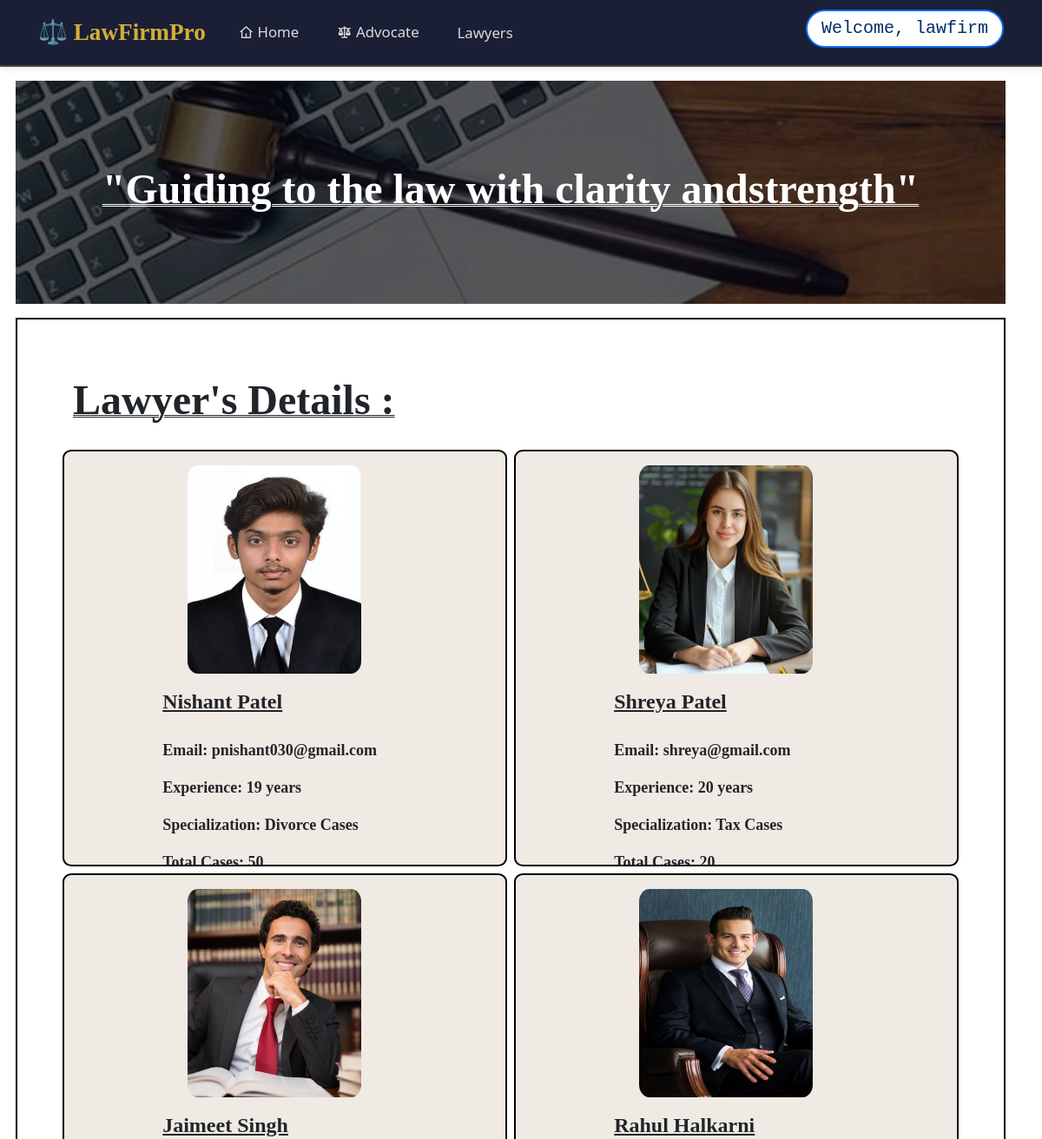
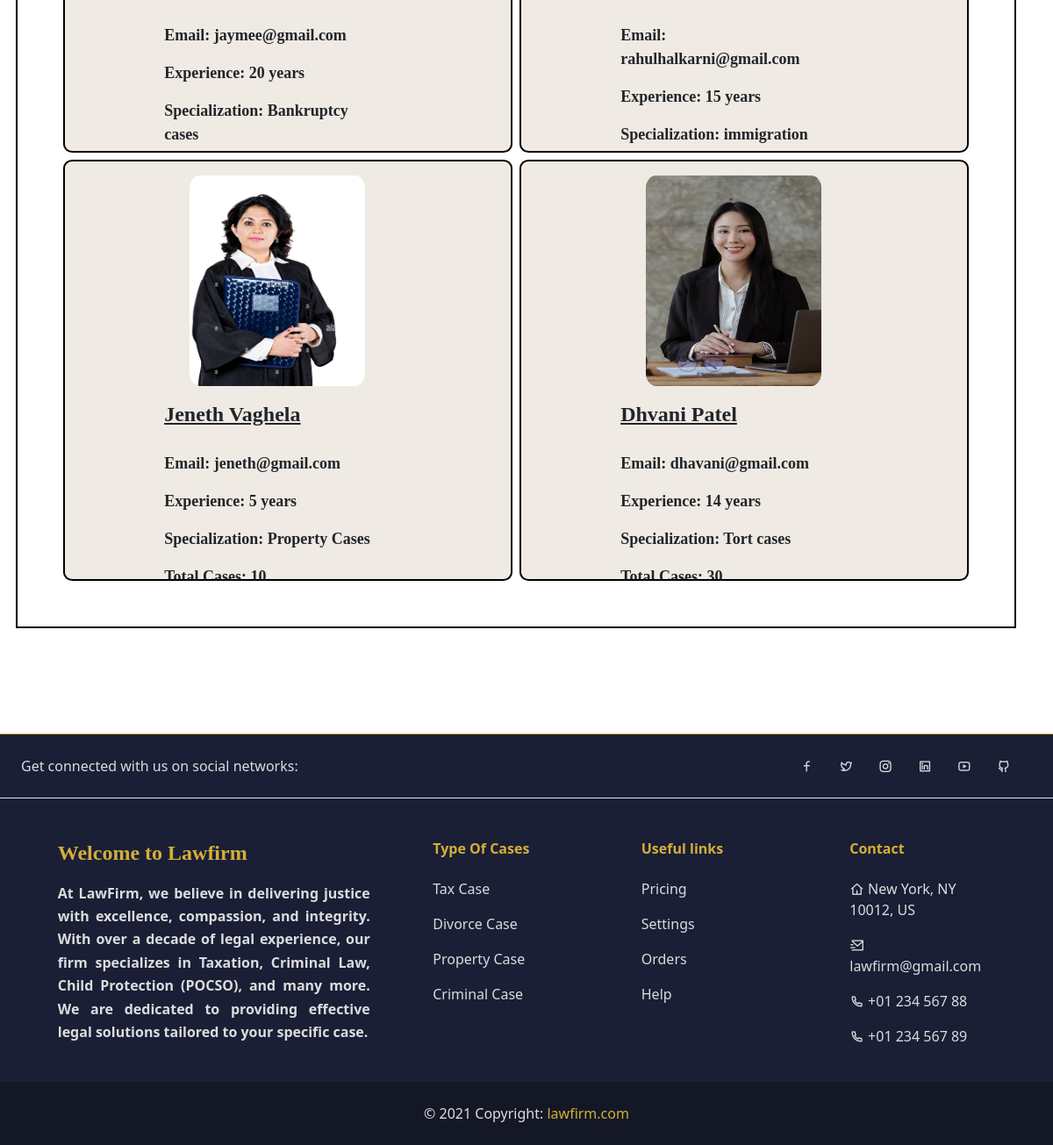
Page /lawyers/ (signed in) on the committed database (2 pictures, top to bottom).
### lawfirmapp/models.py (models this page shows)
class Lawyerdetails(models.Model):
    name = models.CharField(max_length=100)
    email = models.EmailField()
    yearofexperience = models.IntegerField()
    specialization = models.CharField(max_length=100)
    totalcases = models.IntegerField()
    description = models.CharField(max_length=300)
    image = models.ImageField(upload_to='lawyerimg/',blank=True,null=True)

### lawfirmapp/views.py (the view)
# urls.py: path('lawyers/', views.lawyers, name='lawyers'),
@login_required(login_url='login')
def lawyers(request):
    lawyers = Lawyerdetails.objects.all()
    return render(request, "lawyers.html", {'lawyers': lawyers})

### registrationapp/templates/lawyers.html (shortened to what this page needs)
{% include 'base1.html' %}
{%block content%}
    <div class="container mt-3">
        <div class="jumbotron">
            <div class="row">
                <div class="row p-5 bg-success-subtle "
                    style="background-image:radial-gradient(circle at 50% 50%, rgba(0, 0, 0, 0.650), rgba(0, 0, 0, 0.650)),  url(../static/images/background.webp); background-size: cover;background-position: center;">
                    <h1 class=" p-5 " style="  color: white;text-align: center;font-size: xxx-large;font-family: 'remixicon';font-weight: 800;text-decoration-line: underline;
    text-decoration-style: double;text-decoration-thickness: from-font;  ">"Guiding to the law with clarity
                        andstrength"</h1>
                </div>
                <div class="row p-5 mt-3" style="border: 2px solid black">
                    <h1 class=" p-3" style="text-align:left;font-size: xxx-large;font-family: 'remixicon';font-weight: 800;text-decoration-line: underline;
    text-decoration-style: double;text-decoration-thickness: from-font;  ">Lawyer's Details :</h1>
                    {% for lawyer in lawyers %}
                    <div class="col-md-6 px-0">
                        <div class="card card-body m-1 "
                            style="border-radius: 2%;border: 2px solid black;height:60vh;overflow: hidden; background-color: rgba(236, 231, 222, 0.847);">
                            <div class="row">
                                <div class="row d-flex justify-content-center align-items-center gap-2">
                                    <div class="col-md-5 p-0" style="width:200px; height: 240px;overflow: hidden">
                                        {% if lawyer.image %}
                                        <img src="{{ lawyer.image.url }}" alt="no img"
                                            style="border-radius:6%;width:200px; height: 240px;background-position: center;" />
                                        {% endif %}
                                    </div>
                                    <div class="col-md-7"
                                        style="height:250px ;font-size: medium;font-weight: 600; padding: 10px 15px 0px 10px;font-family:'Times New Roman', Times, serif ">
                                        <h3
                                            style="font-size: x-large;font-weight: 600;font-family: 'remixicon';text-decoration: underline;text-transform: capitalize; padding-bottom: 20px; ">
                                            {{ lawyer.name }}</h3>
                                        <p style="font-size:large;">Email: {{ lawyer.email }}</p>
                                        <p style="font-size: large;">Experience: {{ lawyer.yearofexperience }} years
                                        </p>
                                        <p style="font-size: large;">Specialization: {{ lawyer.specialization }}</p>
                                        <p style="font-size: large;">Total Cases: {{ lawyer.totalcases }}</p>
                                    </div>
                                </div>
                            </div>
                        </div>
                    </div>
                    {% endfor %}
                </div>
            </div>
        </div>
    </div>
    {%endblock%}
    {% include 'footer.html' %}

### registrationapp/templates/base1.html (shortened to what this page needs)
<!DOCTYPE html>
<html lang="en">
<head>
    <link href="https://cdn.jsdelivr.net/npm/bootstrap@5.3.6/dist/css/bootstrap.min.css" rel="stylesheet"
>
    <link rel="stylesheet" href="https://cdnjs.cloudflare.com/ajax/libs/remixicon/4.6.0/remixicon.css"
 />
</head>
<body>
    <nav class="navbar navbar-expand-lg"
        style="background-color:#1a1f36; border-bottom: 2px solid #444; padding: 0.5rem 1rem; box-shadow: 0 2px 8px rgba(0,0,0,0.1);">
        <div class="container-fluid mx-3">
            {%if user.is_authenticated %}
            <h4 class="navbar-brand mt-2" href=""
                style="font-size: 1.7rem; font-family: Georgia, serif; font-weight: bold; color: #d4af37; ">
                ⚖️ LawFirmPro
            </h4>
             <div class="collapse navbar-collapse" id="navbarSupportedContent">
                <ul class="navbar-nav me-auto mb-2 mb-lg-0"
                    style="font-size: 1.05rem; font-family: 'Segoe UI', sans-serif; display: flex; justify-content: space-around; align-items: center; width: 30vw;">
                    <li class="nav-item">
                        <a class="nav-link active " aria-current="page" href="{% url 'home' %}"
                            style="font-weight: 500;color: #dcdcdc;">
                            <i class="ri-home-4-line"></i> Home
                        </a>
                    </li>
                    <li class="nav-item">
                        <a class="nav-link active " aria-current="page" href="{% url 'lawfirm' %}"
                            style="font-weight: 500;color: #dcdcdc;">
                            <i class="ri-scales-3-fill"></i> Advocate
                        </a>
                    </li>
                    <li class="nav-item">
                        <a class="nav-link active " aria-current="page" href="{% url 'lawyers' %}"
                            style="font-weight: 500;color: #dcdcdc;">Lawyers
                        </a></li>
                </ul>
            </div>
            <h5
                class="user border px-3 py-2 border-2 rounded-5 border-primary text-primary-emphasis bg-body font-monospace">
                Welcome, {{user.username}}</h5>
            {%endif%}
        </div>
    </nav>
</body>
</html>

### rows in the picture
Lawyerdetails: image (picture), name "Nishant Patel", email "pnishant030@gmail.com", yearofexperience "19", specialization "Divorce Cases", totalcases "50"
Lawyerdetails: image (picture), name "Shreya Patel", email "shreya@gmail.com", yearofexperience "20", specialization "Tax Cases", totalcases "20"
Lawyerdetails: image (picture), name "Jaimeet Singh", email "jaymee@gmail.com", yearofexperience "20", specialization "Bankruptcy cases"
Lawyerdetails: image (picture), name "Rahul Halkarni", email "rahulhalkarni@gmail.com", yearofexperience "15", specialization "immigration…"
Lawyerdetails: image (picture), name "Jeneth Vaghela", email "jeneth@gmail.com", yearofexperience "5", specialization "Property Cases", totalcases "10"
Lawyerdetails: image (picture), name "Dhvani Patel", email "dhavani@gmail.com", yearofexperience "14", specialization "Tort cases", totalcases "30"

### other values in the picture
{{ user.username }} "lawfirm"
